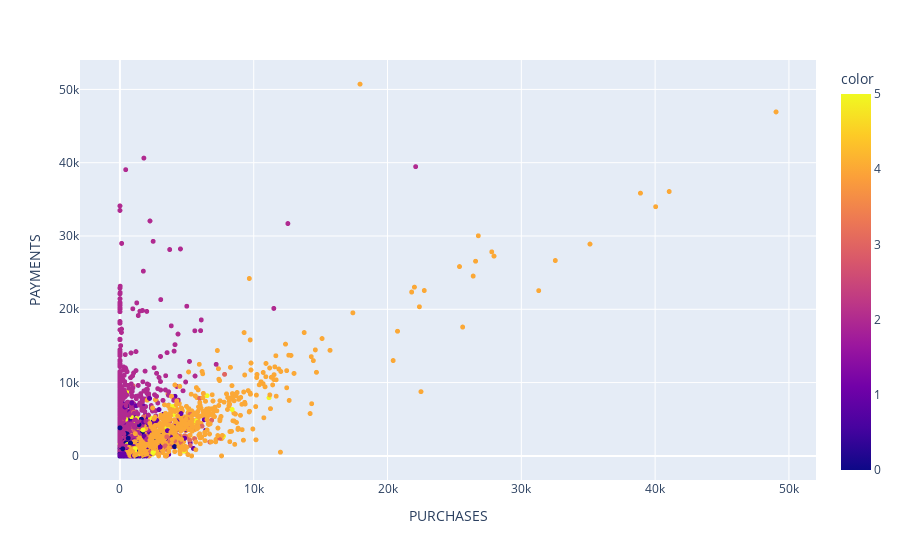

The cell this chart's notebook holds for it:
### Code cell
## Graphical Representation | Scatter 2d (Payments vs Purchases)

fig = px.scatter(data, x="PURCHASES", y="PAYMENTS", color=clusters)
fig.update_traces(marker_size=5)
fig.show()

### Figure 1 — Plotly figure (JSON) as saved in the notebook; plotly's stock layout.template omitted (floating-point values rounded to 4 significant figures; data arrays with more than 128 entries replaced by an {"elided": "..."} marker saying what was removed)
{"data": [{"hovertemplate": "PURCHASES=%{x}<br>PAYMENTS=%{y}<br>color=%{marker.color}<extra></extra>", "legendgroup": "", "marker": {"color": {"elided": "8950 int values"}, "coloraxis": "coloraxis", "size": 5, "symbol": "circle"}, "mode": "markers", "name": "", "showlegend": false, "type": "scattergl", "x": {"elided": "8950 float values"}, "xaxis": "x", "y": {"elided": "8950 float values"}, "yaxis": "y"}], "layout": {"coloraxis": {"colorbar": {"title": {"text": "color"}}, "colorscale": [[0, "#0d0887"], [0.1111, "#46039f"], [0.2222, "#7201a8"], [0.3333, "#9c179e"], [0.4444, "#bd3786"], [0.5556, "#d8576b"], [0.6667, "#ed7953"], [0.7778, "#fb9f3a"], [0.8889, "#fdca26"], [1, "#f0f921"]]}, "legend": {"tracegroupgap": 0}, "margin": {"t": 60}, "xaxis": {"anchor": "y", "domain": [0, 1], "title": {"text": "PURCHASES"}}, "yaxis": {"anchor": "x", "domain": [0, 1], "title": {"text": "PAYMENTS"}}}}
